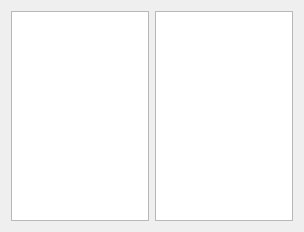
<?xml version="1.0" encoding="UTF-8"?>
<ui version="4.0">
 <class>TrackInfoWindow</class>
 <widget class="QDialog" name="TrackInfoWindow">
  <property name="geometry">
   <rect>
    <x>0</x>
    <y>0</y>
    <width>304</width>
    <height>232</height>
   </rect>
  </property>
  <property name="windowTitle">
   <string>Track Info</string>
  </property>
  <layout class="QHBoxLayout" name="horizontalLayout">
   <item>
    <widget class="QListWidget" name="trackList"/>
   </item>
   <item>
    <widget class="QListWidget" name="descriptionList"/>
   </item>
  </layout>
 </widget>
 <resources/>
 <connections/>
</ui>
